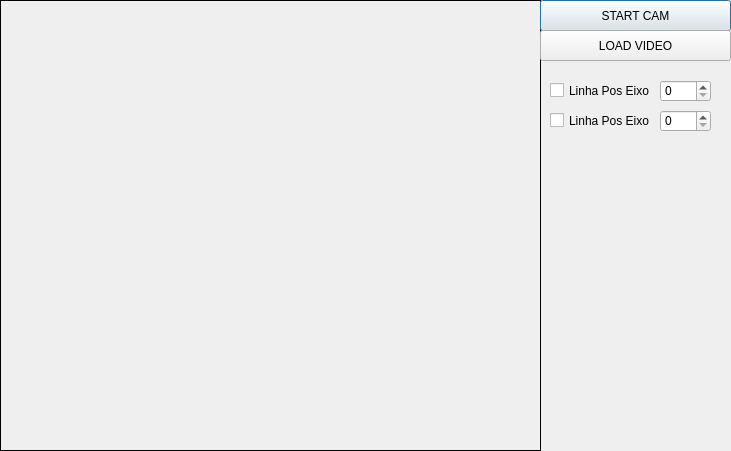
<?xml version="1.0" encoding="UTF-8"?>
<ui version="4.0">
 <class>Dialog</class>
 <widget class="QDialog" name="Dialog">
  <property name="geometry">
   <rect>
    <x>0</x>
    <y>0</y>
    <width>731</width>
    <height>451</height>
   </rect>
  </property>
  <property name="minimumSize">
   <size>
    <width>723</width>
    <height>438</height>
   </size>
  </property>
  <property name="maximumSize">
   <size>
    <width>1024</width>
    <height>860</height>
   </size>
  </property>
  <property name="windowTitle">
   <string>WebCam com Qt e Opencv</string>
  </property>
  <widget class="QLabel" name="lbFrames">
   <property name="geometry">
    <rect>
     <x>0</x>
     <y>0</y>
     <width>541</width>
     <height>451</height>
    </rect>
   </property>
   <property name="frameShape">
    <enum>QFrame::Box</enum>
   </property>
   <property name="text">
    <string/>
   </property>
   <property name="alignment">
    <set>Qt::AlignCenter</set>
   </property>
  </widget>
  <widget class="QPushButton" name="btnCam">
   <property name="geometry">
    <rect>
     <x>540</x>
     <y>0</y>
     <width>191</width>
     <height>31</height>
    </rect>
   </property>
   <property name="text">
    <string>START CAM</string>
   </property>
  </widget>
  <widget class="QPushButton" name="btnLoad">
   <property name="geometry">
    <rect>
     <x>540</x>
     <y>30</y>
     <width>191</width>
     <height>31</height>
    </rect>
   </property>
   <property name="text">
    <string>LOAD VIDEO</string>
   </property>
  </widget>
  <widget class="QSpinBox" name="spinerX">
   <property name="geometry">
    <rect>
     <x>660</x>
     <y>80</y>
     <width>51</width>
     <height>22</height>
    </rect>
   </property>
   <property name="maximum">
    <number>500</number>
   </property>
   <property name="value">
    <number>0</number>
   </property>
  </widget>
  <widget class="QCheckBox" name="checkEixoX">
   <property name="geometry">
    <rect>
     <x>550</x>
     <y>80</y>
     <width>101</width>
     <height>21</height>
    </rect>
   </property>
   <property name="text">
    <string>Linha Pos Eixo X</string>
   </property>
  </widget>
  <widget class="QSpinBox" name="spinerY">
   <property name="geometry">
    <rect>
     <x>660</x>
     <y>110</y>
     <width>51</width>
     <height>22</height>
    </rect>
   </property>
   <property name="maximum">
    <number>500</number>
   </property>
   <property name="value">
    <number>0</number>
   </property>
  </widget>
  <widget class="QCheckBox" name="checkEixoY">
   <property name="geometry">
    <rect>
     <x>550</x>
     <y>110</y>
     <width>101</width>
     <height>21</height>
    </rect>
   </property>
   <property name="text">
    <string>Linha Pos Eixo X</string>
   </property>
  </widget>
 </widget>
 <resources/>
 <connections/>
</ui>
